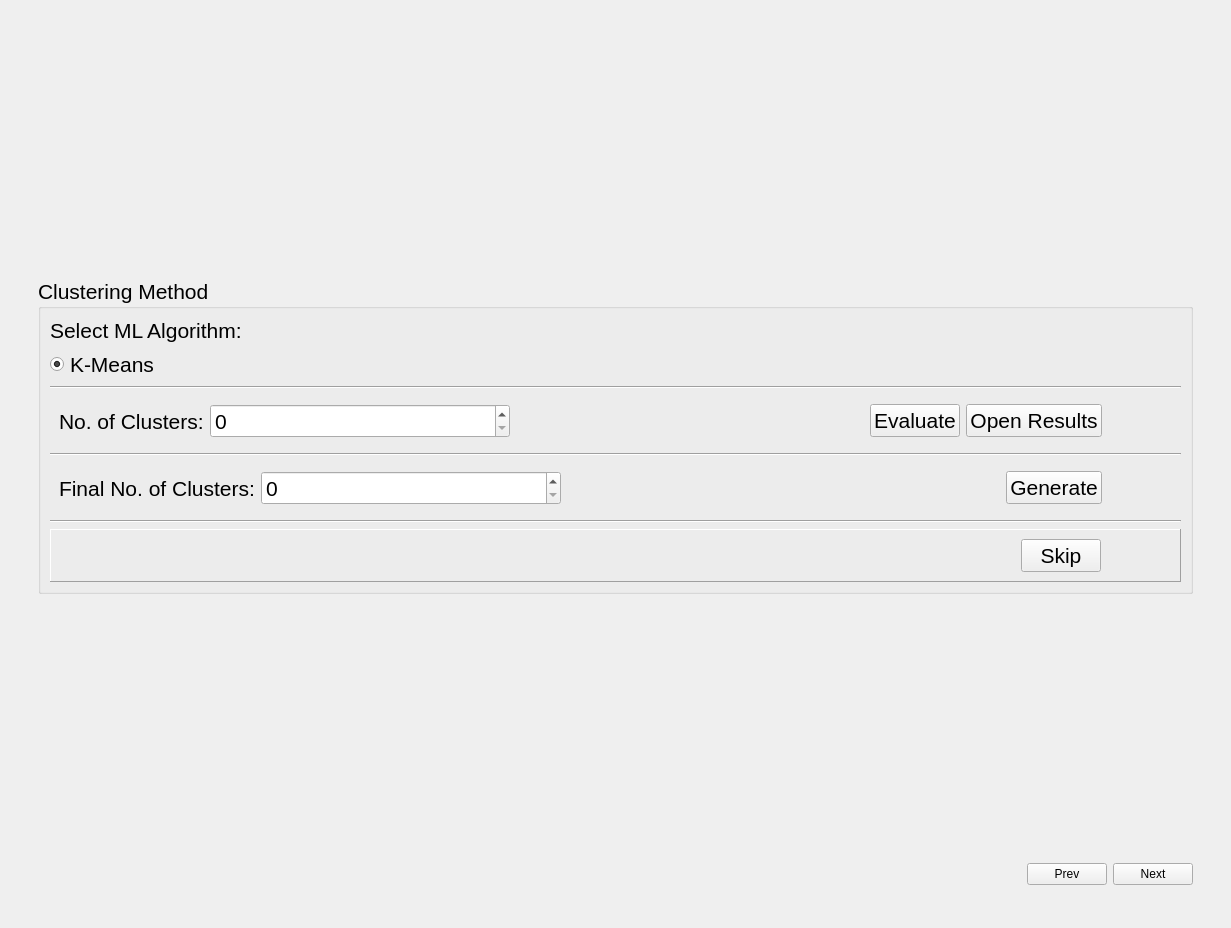
<?xml version="1.0" encoding="UTF-8"?>
<ui version="4.0">
 <class>SolarPage</class>
 <widget class="QWidget" name="SolarPage">
  <property name="geometry">
   <rect>
    <x>0</x>
    <y>0</y>
    <width>1231</width>
    <height>928</height>
   </rect>
  </property>
  <property name="windowTitle">
   <string>Form</string>
  </property>
  <layout class="QVBoxLayout" name="verticalLayout">
   <item>
    <widget class="QStackedWidget" name="solarStackedWidget">
     <property name="contextMenuPolicy">
      <enum>Qt::DefaultContextMenu</enum>
     </property>
     <property name="currentIndex">
      <number>1</number>
     </property>
     <widget class="QWidget" name="page_data">
      <layout class="QVBoxLayout" name="verticalLayout_2">
       <item>
        <widget class="QFrame" name="main_frame">
         <property name="sizePolicy">
          <sizepolicy hsizetype="Preferred" vsizetype="Preferred">
           <horstretch>0</horstretch>
           <verstretch>0</verstretch>
          </sizepolicy>
         </property>
         <property name="frameShape">
          <enum>QFrame::NoFrame</enum>
         </property>
         <property name="frameShadow">
          <enum>QFrame::Raised</enum>
         </property>
         <layout class="QVBoxLayout" name="verticalLayout_3">
          <item>
           <widget class="QFrame" name="data_frame">
            <property name="sizePolicy">
             <sizepolicy hsizetype="Expanding" vsizetype="Preferred">
              <horstretch>0</horstretch>
              <verstretch>0</verstretch>
             </sizepolicy>
            </property>
            <property name="frameShape">
             <enum>QFrame::NoFrame</enum>
            </property>
            <property name="frameShadow">
             <enum>QFrame::Raised</enum>
            </property>
            <layout class="QVBoxLayout" name="verticalLayout_4">
             <item>
              <spacer name="verticalSpacer_2">
               <property name="orientation">
                <enum>Qt::Vertical</enum>
               </property>
               <property name="sizeHint" stdset="0">
                <size>
                 <width>20</width>
                 <height>40</height>
                </size>
               </property>
              </spacer>
             </item>
             <item>
              <widget class="QGroupBox" name="groupBox_input">
               <property name="font">
                <font>
                 <pointsize>16</pointsize>
                </font>
               </property>
               <property name="title">
                <string>Data Input</string>
               </property>
               <layout class="QVBoxLayout" name="verticalLayout_5">
                <item>
                 <widget class="QLabel" name="label_source_hint">
                  <property name="sizePolicy">
                   <sizepolicy hsizetype="Preferred" vsizetype="Fixed">
                    <horstretch>0</horstretch>
                    <verstretch>0</verstretch>
                   </sizepolicy>
                  </property>
                  <property name="text">
                   <string>Select a data source.</string>
                  </property>
                 </widget>
                </item>
                <item>
                 <widget class="QComboBox" name="combo_data_source">
                  <item>
                   <property name="text">
                    <string>-- Select Option --</string>
                   </property>
                  </item>
                  <item>
                   <property name="text">
                    <string>Use Your Own Data</string>
                   </property>
                  </item>
                  <item>
                   <property name="text">
                    <string>Download Solar Data from ERA5</string>
                   </property>
                  </item>
                  <item>
                   <property name="text">
                    <string>No Solar Data</string>
                   </property>
                  </item>
                 </widget>
                </item>
                <item>
                 <widget class="QFrame" name="line_separator_1">
                  <property name="frameShape">
                   <enum>QFrame::HLine</enum>
                  </property>
                  <property name="frameShadow">
                   <enum>QFrame::Sunken</enum>
                  </property>
                 </widget>
                </item>
                <item>
                 <widget class="QFrame" name="frame_start_date">
                  <property name="frameShape">
                   <enum>QFrame::NoFrame</enum>
                  </property>
                  <layout class="QHBoxLayout" name="horizontalLayout_start">
                   <item>
                    <widget class="QLabel" name="label_start_year">
                     <property name="minimumSize">
                      <size>
                       <width>80</width>
                       <height>0</height>
                      </size>
                     </property>
                     <property name="text">
                      <string>Start Year</string>
                     </property>
                    </widget>
                   </item>
                   <item>
                    <spacer name="horizontalSpacer_start">
                     <property name="orientation">
                      <enum>Qt::Horizontal</enum>
                     </property>
                     <property name="sizeType">
                      <enum>QSizePolicy::Minimum</enum>
                     </property>
                     <property name="sizeHint" stdset="0">
                      <size>
                       <width>40</width>
                       <height>20</height>
                      </size>
                     </property>
                    </spacer>
                   </item>
                   <item>
                    <widget class="QLineEdit" name="line_edit_start">
                     <property name="placeholderText">
                      <string>e.g. 2018</string>
                     </property>
                    </widget>
                   </item>
                   <item>
                    <widget class="QPushButton" name="btn_start_info">
                     <property name="text">
                      <string/>
                     </property>
                     <property name="icon">
                      <iconset resource="../../resources.qrc">
                       <normaloff>:/icons/Images/icons/about.png</normaloff>:/icons/Images/icons/about.png</iconset>
                     </property>
                     <property name="iconSize">
                      <size>
                       <width>40</width>
                       <height>40</height>
                      </size>
                     </property>
                     <property name="flat">
                      <bool>true</bool>
                     </property>
                    </widget>
                   </item>
                  </layout>
                 </widget>
                </item>
                <item>
                 <widget class="QFrame" name="frame_end_date">
                  <property name="frameShape">
                   <enum>QFrame::NoFrame</enum>
                  </property>
                  <layout class="QHBoxLayout" name="horizontalLayout_end">
                   <item>
                    <widget class="QLabel" name="label_end_year">
                     <property name="minimumSize">
                      <size>
                       <width>80</width>
                       <height>0</height>
                      </size>
                     </property>
                     <property name="text">
                      <string>End Year</string>
                     </property>
                    </widget>
                   </item>
                   <item>
                    <spacer name="horizontalSpacer_end">
                     <property name="orientation">
                      <enum>Qt::Horizontal</enum>
                     </property>
                     <property name="sizeType">
                      <enum>QSizePolicy::Minimum</enum>
                     </property>
                     <property name="sizeHint" stdset="0">
                      <size>
                       <width>40</width>
                       <height>20</height>
                      </size>
                     </property>
                    </spacer>
                   </item>
                   <item>
                    <widget class="QLineEdit" name="line_edit_end">
                     <property name="placeholderText">
                      <string>e.g. 2023</string>
                     </property>
                    </widget>
                   </item>
                   <item>
                    <widget class="QPushButton" name="pushButton_2">
                     <property name="text">
                      <string/>
                     </property>
                     <property name="icon">
                      <iconset resource="../../resources.qrc">
                       <normaloff>:/icons/Images/icons/about.png</normaloff>:/icons/Images/icons/about.png</iconset>
                     </property>
                     <property name="iconSize">
                      <size>
                       <width>40</width>
                       <height>40</height>
                      </size>
                     </property>
                     <property name="flat">
                      <bool>true</bool>
                     </property>
                    </widget>
                   </item>
                  </layout>
                 </widget>
                </item>
                <item>
                 <widget class="QFrame" name="line_separator_2">
                  <property name="frameShape">
                   <enum>QFrame::HLine</enum>
                  </property>
                  <property name="frameShadow">
                   <enum>QFrame::Sunken</enum>
                  </property>
                 </widget>
                </item>
                <item>
                 <widget class="QFrame" name="frame_btns_data">
                  <property name="enabled">
                   <bool>true</bool>
                  </property>
                  <property name="frameShape">
                   <enum>QFrame::NoFrame</enum>
                  </property>
                  <layout class="QHBoxLayout" name="horizontalLayout_buttons">
                   <item>
                    <widget class="QPushButton" name="btn_download_solar">
                     <property name="sizePolicy">
                      <sizepolicy hsizetype="Expanding" vsizetype="Fixed">
                       <horstretch>1</horstretch>
                       <verstretch>0</verstretch>
                      </sizepolicy>
                     </property>
                     <property name="text">
                      <string>Download Solar Data</string>
                     </property>
                    </widget>
                   </item>
                  </layout>
                 </widget>
                </item>
               </layout>
              </widget>
             </item>
             <item>
              <spacer name="verticalSpacer">
               <property name="orientation">
                <enum>Qt::Vertical</enum>
               </property>
               <property name="sizeHint" stdset="0">
                <size>
                 <width>20</width>
                 <height>40</height>
                </size>
               </property>
              </spacer>
             </item>
            </layout>
           </widget>
          </item>
          <item>
           <widget class="QWidget" name="nav_bottom_data" native="true">
            <property name="sizePolicy">
             <sizepolicy hsizetype="Preferred" vsizetype="Expanding">
              <horstretch>0</horstretch>
              <verstretch>0</verstretch>
             </sizepolicy>
            </property>
            <property name="maximumSize">
             <size>
              <width>16777215</width>
              <height>50</height>
             </size>
            </property>
            <layout class="QHBoxLayout" name="horizontalLayout_nav">
             <item>
              <spacer name="bottom_spacer_data">
               <property name="orientation">
                <enum>Qt::Horizontal</enum>
               </property>
               <property name="sizeHint" stdset="0">
                <size>
                 <width>40</width>
                 <height>20</height>
                </size>
               </property>
              </spacer>
             </item>
             <item>
              <widget class="QPushButton" name="btn_prev_page_data">
               <property name="text">
                <string>Prev</string>
               </property>
              </widget>
             </item>
             <item>
              <widget class="QPushButton" name="btn_next_page_data">
               <property name="text">
                <string>Next</string>
               </property>
              </widget>
             </item>
            </layout>
           </widget>
          </item>
         </layout>
        </widget>
       </item>
      </layout>
     </widget>
     <widget class="QWidget" name="page_cluster">
      <layout class="QVBoxLayout" name="verticalLayout_6">
       <item>
        <widget class="QFrame" name="second_frame">
         <property name="frameShape">
          <enum>QFrame::NoFrame</enum>
         </property>
         <property name="frameShadow">
          <enum>QFrame::Raised</enum>
         </property>
         <layout class="QVBoxLayout" name="verticalLayout_7">
          <item>
           <widget class="QFrame" name="cluster_frame">
            <property name="frameShape">
             <enum>QFrame::NoFrame</enum>
            </property>
            <property name="frameShadow">
             <enum>QFrame::Raised</enum>
            </property>
            <layout class="QVBoxLayout" name="verticalLayout_8">
             <item>
              <spacer name="verticalSpacer_3">
               <property name="orientation">
                <enum>Qt::Vertical</enum>
               </property>
               <property name="sizeType">
                <enum>QSizePolicy::Expanding</enum>
               </property>
               <property name="sizeHint" stdset="0">
                <size>
                 <width>20</width>
                 <height>40</height>
                </size>
               </property>
              </spacer>
             </item>
             <item>
              <widget class="QGroupBox" name="groupBox_cluster">
               <property name="font">
                <font>
                 <pointsize>16</pointsize>
                </font>
               </property>
               <property name="title">
                <string>Clustering Method</string>
               </property>
               <layout class="QVBoxLayout" name="verticalLayout_9">
                <item>
                 <widget class="QLabel" name="label_algo_hint">
                  <property name="sizePolicy">
                   <sizepolicy hsizetype="Preferred" vsizetype="Fixed">
                    <horstretch>0</horstretch>
                    <verstretch>0</verstretch>
                   </sizepolicy>
                  </property>
                  <property name="font">
                   <font>
                    <pointsize>16</pointsize>
                   </font>
                  </property>
                  <property name="text">
                   <string>Select ML Algorithm:</string>
                  </property>
                 </widget>
                </item>
                <item>
                 <widget class="QRadioButton" name="radio_btn_k_means">
                  <property name="font">
                   <font>
                    <pointsize>16</pointsize>
                   </font>
                  </property>
                  <property name="text">
                   <string>K-Means</string>
                  </property>
                  <property name="checkable">
                   <bool>true</bool>
                  </property>
                  <property name="checked">
                   <bool>true</bool>
                  </property>
                 </widget>
                </item>
                <item>
                 <widget class="QFrame" name="line_seperator_3">
                  <property name="sizePolicy">
                   <sizepolicy hsizetype="Minimum" vsizetype="Fixed">
                    <horstretch>0</horstretch>
                    <verstretch>0</verstretch>
                   </sizepolicy>
                  </property>
                  <property name="frameShape">
                   <enum>QFrame::HLine</enum>
                  </property>
                  <property name="frameShadow">
                   <enum>QFrame::Sunken</enum>
                  </property>
                 </widget>
                </item>
                <item>
                 <widget class="QFrame" name="frame_num_cluster">
                  <property name="frameShape">
                   <enum>QFrame::NoFrame</enum>
                  </property>
                  <property name="frameShadow">
                   <enum>QFrame::Plain</enum>
                  </property>
                  <layout class="QHBoxLayout" name="horizontalLayout_2">
                   <item>
                    <widget class="QLabel" name="label_num_cluster">
                     <property name="font">
                      <font>
                       <pointsize>16</pointsize>
                      </font>
                     </property>
                     <property name="text">
                      <string>No. of Clusters:</string>
                     </property>
                    </widget>
                   </item>
                   <item>
                    <widget class="QSpinBox" name="spin_box_num_cluster">
                     <property name="sizePolicy">
                      <sizepolicy hsizetype="MinimumExpanding" vsizetype="Fixed">
                       <horstretch>0</horstretch>
                       <verstretch>0</verstretch>
                      </sizepolicy>
                     </property>
                     <property name="maximumSize">
                      <size>
                       <width>300</width>
                       <height>16777215</height>
                      </size>
                     </property>
                     <property name="minimum">
                      <number>0</number>
                     </property>
                     <property name="maximum">
                      <number>20</number>
                     </property>
                    </widget>
                   </item>
                   <item>
                    <spacer name="horizontalSpacer">
                     <property name="orientation">
                      <enum>Qt::Horizontal</enum>
                     </property>
                     <property name="sizeType">
                      <enum>QSizePolicy::Expanding</enum>
                     </property>
                     <property name="sizeHint" stdset="0">
                      <size>
                       <width>50</width>
                       <height>20</height>
                      </size>
                     </property>
                    </spacer>
                   </item>
                   <item>
                    <widget class="QPushButton" name="btn_eval_cluster">
                     <property name="font">
                      <font>
                       <pointsize>16</pointsize>
                      </font>
                     </property>
                     <property name="text">
                      <string>Evaluate</string>
                     </property>
                    </widget>
                   </item>
                   <item>
                    <widget class="QPushButton" name="btn_open_results">
                     <property name="font">
                      <font>
                       <pointsize>16</pointsize>
                      </font>
                     </property>
                     <property name="text">
                      <string>Open Results</string>
                     </property>
                    </widget>
                   </item>
                   <item>
                    <widget class="QPushButton" name="btn_info_num_cluster">
                     <property name="text">
                      <string/>
                     </property>
                     <property name="icon">
                      <iconset resource="../../resources.qrc">
                       <normaloff>:/icons/Images/icons/about.png</normaloff>:/icons/Images/icons/about.png</iconset>
                     </property>
                     <property name="iconSize">
                      <size>
                       <width>40</width>
                       <height>40</height>
                      </size>
                     </property>
                     <property name="flat">
                      <bool>true</bool>
                     </property>
                    </widget>
                   </item>
                  </layout>
                 </widget>
                </item>
                <item>
                 <widget class="QFrame" name="line_seperator_4">
                  <property name="sizePolicy">
                   <sizepolicy hsizetype="Minimum" vsizetype="Fixed">
                    <horstretch>0</horstretch>
                    <verstretch>0</verstretch>
                   </sizepolicy>
                  </property>
                  <property name="frameShape">
                   <enum>QFrame::HLine</enum>
                  </property>
                  <property name="frameShadow">
                   <enum>QFrame::Sunken</enum>
                  </property>
                 </widget>
                </item>
                <item>
                 <widget class="QFrame" name="frame_final_cluster">
                  <property name="frameShape">
                   <enum>QFrame::NoFrame</enum>
                  </property>
                  <property name="frameShadow">
                   <enum>QFrame::Plain</enum>
                  </property>
                  <layout class="QHBoxLayout" name="horizontalLayout_3">
                   <item>
                    <widget class="QLabel" name="label_final_num_cluster">
                     <property name="font">
                      <font>
                       <pointsize>16</pointsize>
                      </font>
                     </property>
                     <property name="text">
                      <string>Final No. of Clusters:</string>
                     </property>
                    </widget>
                   </item>
                   <item>
                    <widget class="QSpinBox" name="spin_box_final_num_cluster">
                     <property name="sizePolicy">
                      <sizepolicy hsizetype="MinimumExpanding" vsizetype="Fixed">
                       <horstretch>0</horstretch>
                       <verstretch>0</verstretch>
                      </sizepolicy>
                     </property>
                     <property name="maximumSize">
                      <size>
                       <width>300</width>
                       <height>16777215</height>
                      </size>
                     </property>
                     <property name="maximum">
                      <number>20</number>
                     </property>
                    </widget>
                   </item>
                   <item>
                    <spacer name="horizontalSpacer_2">
                     <property name="orientation">
                      <enum>Qt::Horizontal</enum>
                     </property>
                     <property name="sizeHint" stdset="0">
                      <size>
                       <width>50</width>
                       <height>20</height>
                      </size>
                     </property>
                    </spacer>
                   </item>
                   <item>
                    <widget class="QPushButton" name="btn_gen_cluster">
                     <property name="font">
                      <font>
                       <pointsize>16</pointsize>
                      </font>
                     </property>
                     <property name="text">
                      <string>Generate</string>
                     </property>
                    </widget>
                   </item>
                   <item>
                    <widget class="QPushButton" name="btn_info_final_num_cluster">
                     <property name="text">
                      <string/>
                     </property>
                     <property name="icon">
                      <iconset resource="../../resources.qrc">
                       <normaloff>:/icons/Images/icons/about.png</normaloff>:/icons/Images/icons/about.png</iconset>
                     </property>
                     <property name="iconSize">
                      <size>
                       <width>40</width>
                       <height>40</height>
                      </size>
                     </property>
                     <property name="flat">
                      <bool>true</bool>
                     </property>
                    </widget>
                   </item>
                  </layout>
                 </widget>
                </item>
                <item>
                 <widget class="QFrame" name="line_seperator_5">
                  <property name="frameShape">
                   <enum>QFrame::HLine</enum>
                  </property>
                  <property name="frameShadow">
                   <enum>QFrame::Sunken</enum>
                  </property>
                 </widget>
                </item>
                <item>
                 <widget class="QFrame" name="frame_btns_cluster">
                  <property name="frameShape">
                   <enum>QFrame::Panel</enum>
                  </property>
                  <property name="frameShadow">
                   <enum>QFrame::Raised</enum>
                  </property>
                  <layout class="QHBoxLayout" name="horizontalLayout_4">
                   <item>
                    <spacer name="horizontalSpacer_3">
                     <property name="orientation">
                      <enum>Qt::Horizontal</enum>
                     </property>
                     <property name="sizeHint" stdset="0">
                      <size>
                       <width>40</width>
                       <height>20</height>
                      </size>
                     </property>
                    </spacer>
                   </item>
                   <item>
                    <widget class="QPushButton" name="pushButton_8">
                     <property name="font">
                      <font>
                       <pointsize>16</pointsize>
                      </font>
                     </property>
                     <property name="text">
                      <string>Skip</string>
                     </property>
                    </widget>
                   </item>
                   <item>
                    <widget class="QPushButton" name="pushButton_9">
                     <property name="text">
                      <string/>
                     </property>
                     <property name="icon">
                      <iconset resource="../../resources.qrc">
                       <normaloff>:/icons/Images/icons/about.png</normaloff>:/icons/Images/icons/about.png</iconset>
                     </property>
                     <property name="iconSize">
                      <size>
                       <width>40</width>
                       <height>40</height>
                      </size>
                     </property>
                     <property name="flat">
                      <bool>true</bool>
                     </property>
                    </widget>
                   </item>
                  </layout>
                 </widget>
                </item>
               </layout>
              </widget>
             </item>
             <item>
              <spacer name="verticalSpacer_4">
               <property name="orientation">
                <enum>Qt::Vertical</enum>
               </property>
               <property name="sizeHint" stdset="0">
                <size>
                 <width>20</width>
                 <height>40</height>
                </size>
               </property>
              </spacer>
             </item>
            </layout>
           </widget>
          </item>
          <item>
           <widget class="QWidget" name="nav_bottom_cluster" native="true">
            <property name="sizePolicy">
             <sizepolicy hsizetype="Preferred" vsizetype="Expanding">
              <horstretch>0</horstretch>
              <verstretch>0</verstretch>
             </sizepolicy>
            </property>
            <property name="maximumSize">
             <size>
              <width>16777215</width>
              <height>50</height>
             </size>
            </property>
            <layout class="QHBoxLayout" name="horizontalLayout">
             <item>
              <spacer name="bottom_spacer_cluster">
               <property name="orientation">
                <enum>Qt::Horizontal</enum>
               </property>
               <property name="sizeHint" stdset="0">
                <size>
                 <width>987</width>
                 <height>20</height>
                </size>
               </property>
              </spacer>
             </item>
             <item>
              <widget class="QPushButton" name="btn_prev_page_cluster">
               <property name="text">
                <string>Prev</string>
               </property>
              </widget>
             </item>
             <item>
              <widget class="QPushButton" name="btn_next_page_cluster">
               <property name="text">
                <string>Next</string>
               </property>
              </widget>
             </item>
            </layout>
           </widget>
          </item>
         </layout>
        </widget>
       </item>
      </layout>
     </widget>
    </widget>
   </item>
  </layout>
 </widget>
 <resources>
  <include location="../../resources.qrc"/>
 </resources>
 <connections/>
</ui>
